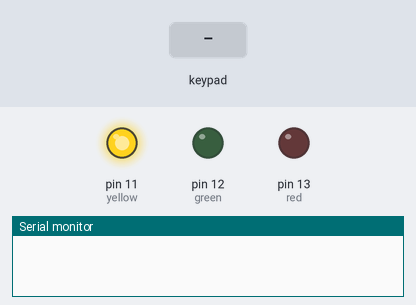
The sketch below on a simulated Arduino Uno, built with avr-gcc and run on an emulated ATmega328P. Parts: output pins drawn as LEDs (lit = HIGH), the last lines printed to the serial monitor. Inputs (shaded band) come from the test bench.

Above: at 1.2 s.
1.3 s: keypad keys 0 0 0 0 pressed 0.4 s apart
At 2.9 s:
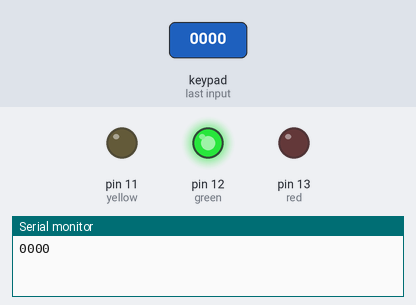
4.4 s: keypad keys 8 7 6 5 pressed 0.4 s apart
At 6.4 s:
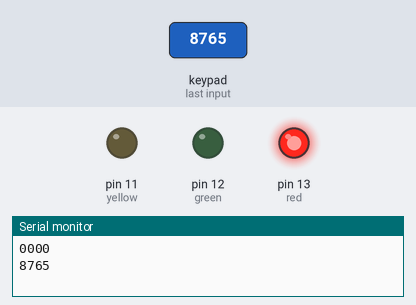
7.5 s: key '1' pressed
At 7.9 s:
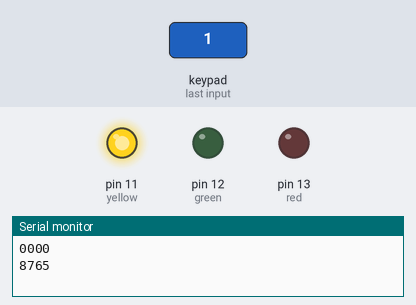
Timing chart, 0 to 10.5 s (numbered marks = the images above; inputs shaded):
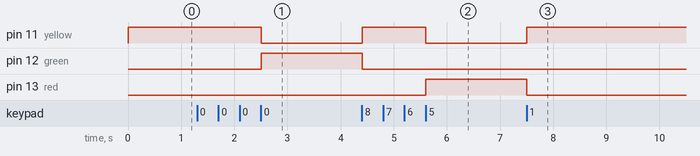

The sketch:

sketch_nov23a_Keypad.ino
```cpp
#include <Keypad.h>
String INP = "";
String Pass = "0000";
int INPC = 0;
int red = 13;
int green = 12;
int yellow = 11;
const byte ROWS = 4;
const byte COLS = 4;
char keys[ROWS][COLS] = {
  {'1','2','3','A'},
  {'4','5','6','B'},
  {'7','8','9','C'},
  {'*','0','#','D'}
};

byte rowPins[ROWS] = { 8, 7, 6, 5 };
byte colPins[COLS] = { 4, 3, 2, 9 };

Keypad kpd = Keypad( makeKeymap(keys), rowPins, colPins, ROWS, COLS );

void setup()
{
  Serial.begin(9600);
  pinMode(red,OUTPUT);
  pinMode(yellow,OUTPUT);
  pinMode(green,OUTPUT);
  digitalWrite(yellow,HIGH);
}

void loop()
{
  char key = kpd.getKey();
  if(key)
  {
    digitalWrite(yellow,HIGH);
    digitalWrite(red,LOW);
    digitalWrite(green,LOW);
    INP = INP + key;
    INPC++;
    if (INPC == 4) {
      Serial.println(INP);
      if(INP == Pass){
        digitalWrite(red,LOW);
        digitalWrite(yellow,LOW);
        digitalWrite(green,HIGH);
      } else {
        digitalWrite(green,LOW);
        digitalWrite(yellow,LOW);
        digitalWrite(red,HIGH);
      }
      INP = "";
      INPC = 0;
    }
  }
}
```

Measured:
- after the input at 1.3 s, pin 11 (yellow): HIGH → LOW after 1.2 s; pin 12 (green): LOW → HIGH after 1.2 s
- after the input at 4.4 s, pin 11 (yellow): LOW → HIGH at once, → LOW 1.2 s later; pin 12 (green): HIGH → LOW at once; pin 13 (red): LOW → HIGH after 1.2 s
- after the input at 7.5 s, pin 11 (yellow): LOW → HIGH at once; pin 13 (red): HIGH → LOW at once
